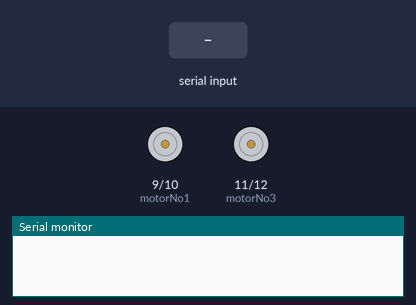
A sketch run on a simulated Arduino Uno, built with avr-gcc and run on an emulated ATmega328P. Shown: motor-driver pin pairs drawn as motors (green arrow = first pin HIGH = forward, orange = second pin HIGH = backward, longer = more drive), the last lines printed to the serial monitor. Inputs (shaded band) come from the test bench.

Above: at 1.2 s.
1.3 s: "F" received over Serial
At 2.0 s:
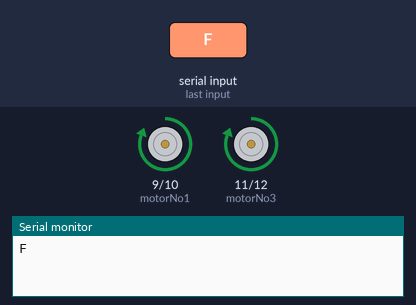
2.8 s: "B" received over Serial
At 3.2 s:
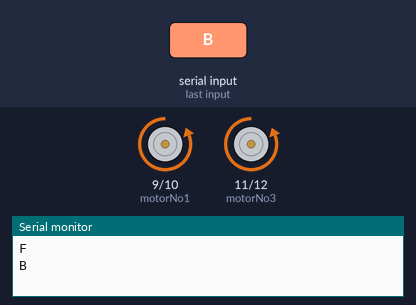
4.3 s: "R" received over Serial
At 5.5 s:
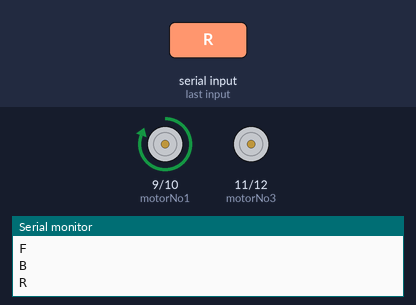
5.8 s: "L" received over Serial
At 6.6 s:
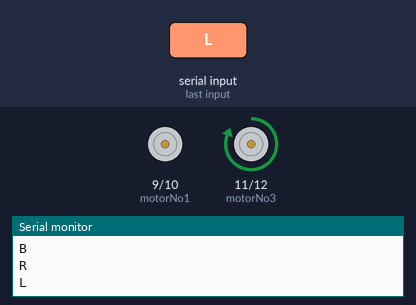
7.3 s: "J" received over Serial
At 7.8 s:
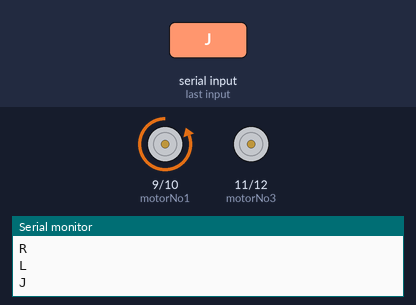
8.8 s: "H" received over Serial
At 10.1 s:
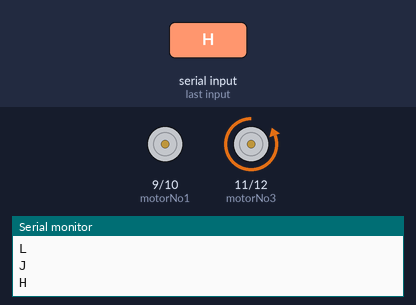
Timing chart, 0 to 11.3 s (numbered marks = the images above; inputs shaded):
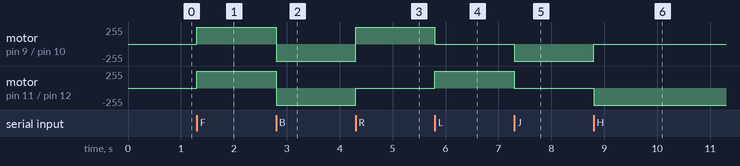

The sketch:

robot_bluetooth.ino
```cpp
int motorNo1 = 9;
int motorNo2 = 10;
int motorNo3 = 11;
int motorNo4 = 12;

char input;

void setup()
{
    pinMode(motorNo1, OUTPUT);
    pinMode(motorNo2, OUTPUT);
    pinMode(motorNo3, OUTPUT);
    pinMode(motorNo4, OUTPUT);
    Serial.begin(9600);
}

void loop()
{
    while (Serial.available() > 0)
    {
        input = Serial.read();
        Serial.println(input);
    }

    if (input == 'F')
    {
        digitalWrite(motorNo1, HIGH);
        digitalWrite(motorNo2, LOW);
        digitalWrite(motorNo3, HIGH);
        digitalWrite(motorNo4, LOW);
    }
    else if (input == 'B')
    {
        digitalWrite(motorNo1, LOW);
        digitalWrite(motorNo2, HIGH);
        digitalWrite(motorNo3, LOW);
        digitalWrite(motorNo4, HIGH);
    }
    else if (input == 'R')
    {
        digitalWrite(motorNo1, HIGH);
        digitalWrite(motorNo2, LOW);
        digitalWrite(motorNo3, LOW);
        digitalWrite(motorNo4, LOW);
    }
    else if (input == 'L')
    {
        digitalWrite(motorNo1, LOW);
        digitalWrite(motorNo2, LOW);
        digitalWrite(motorNo3, HIGH);
        digitalWrite(motorNo4, LOW);
    }
    else if (input == 'S')
    {
        digitalWrite(motorNo1, LOW);
        digitalWrite(motorNo2, LOW);
        digitalWrite(motorNo3, LOW);
        digitalWrite(motorNo4, LOW);
    }
    else if (input == 'J')
    {
        digitalWrite(motorNo1, LOW);
        digitalWrite(motorNo2, HIGH);
        digitalWrite(motorNo3, LOW);
        digitalWrite(motorNo4, LOW);
    }
    else if (input == 'I')
    {
        digitalWrite(motorNo1, HIGH);
        digitalWrite(motorNo2, LOW);
        digitalWrite(motorNo3, LOW);
        digitalWrite(motorNo4, LOW);
    }
    else if (input == 'H')
    {
        digitalWrite(motorNo1, LOW);
        digitalWrite(motorNo2, LOW);
        digitalWrite(motorNo3, LOW);
        digitalWrite(motorNo4, HIGH);
    }
    else if (input == 'G')
    {
        digitalWrite(motorNo1, LOW);
        digitalWrite(motorNo2, LOW);
        digitalWrite(motorNo3, HIGH);
        digitalWrite(motorNo4, LOW);
    }
}
```

Measured:
- after the input at 1.3 s, motor on pin 9 (motorNo1) / pin 10 (motorNo2), motor on pin 11 (motorNo3) / pin 12 (motorNo4): stopped → forward 255/255 at once
- after the input at 2.8 s, motor on pin 9 (motorNo1) / pin 10 (motorNo2), motor on pin 11 (motorNo3) / pin 12 (motorNo4): forward 255/255 → backward 255/255 at once
- after the input at 4.3 s, motor on pin 9 (motorNo1) / pin 10 (motorNo2): backward 255/255 → forward 255/255 at once; motor on pin 11 (motorNo3) / pin 12 (motorNo4): backward 255/255 → stopped at once
- after the input at 5.8 s, motor on pin 9 (motorNo1) / pin 10 (motorNo2): forward 255/255 → stopped at once; motor on pin 11 (motorNo3) / pin 12 (motorNo4): stopped → forward 255/255 at once
- after the input at 7.3 s, motor on pin 9 (motorNo1) / pin 10 (motorNo2): stopped → backward 255/255 at once; motor on pin 11 (motorNo3) / pin 12 (motorNo4): forward 255/255 → stopped at once
- after the input at 8.8 s, motor on pin 9 (motorNo1) / pin 10 (motorNo2): backward 255/255 → stopped at once; motor on pin 11 (motorNo3) / pin 12 (motorNo4): stopped → backward 255/255 at once
